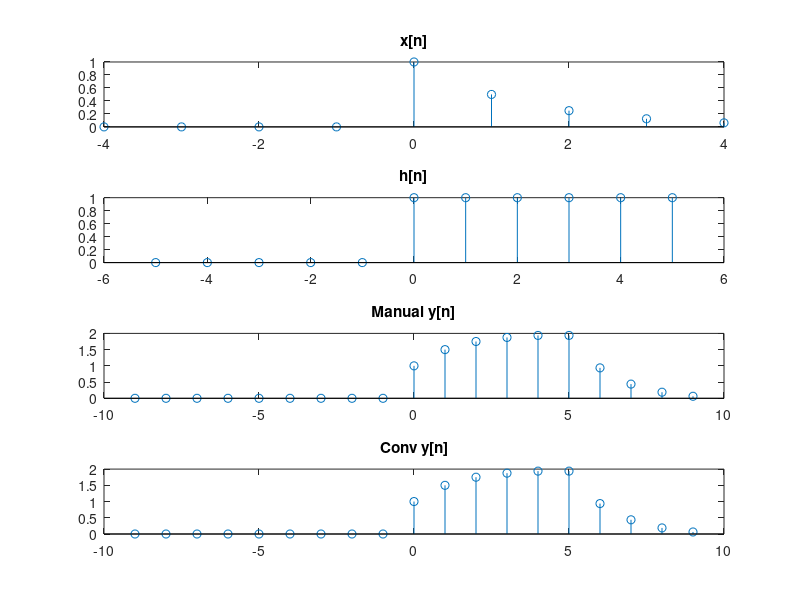

This figure's MATLAB source:
clc
clear all
close all

n1 = -4:4;
n2 = -5:5;
u = n1>=0;
x = (0.5).^n1.*u;
h = n2>=0;

lx = length(x);
lh = length(h);
ly = lx+lh-1;

y = zeros(1,ly);
int_out = min(n1)+min(n2):max(n1)+max(n2);

for n = 1:ly
    for k = 1:lx
        if (n-k+1)>0 && (n-k+1)<=lh
            y(n) = y(n) + x(k)*h(n-k+1);
        end
    end
end

y2 = conv(x,h);

subplot(4,1,1);
stem(n1,x);
title("x[n]");
subplot(4,1,2);
stem(n2,h);
title("h[n]");
subplot(4,1,3);
stem(int_out,y);
title("Manual y[n]");
subplot(4,1,4);
stem(int_out,y2);
title("Conv y[n]");